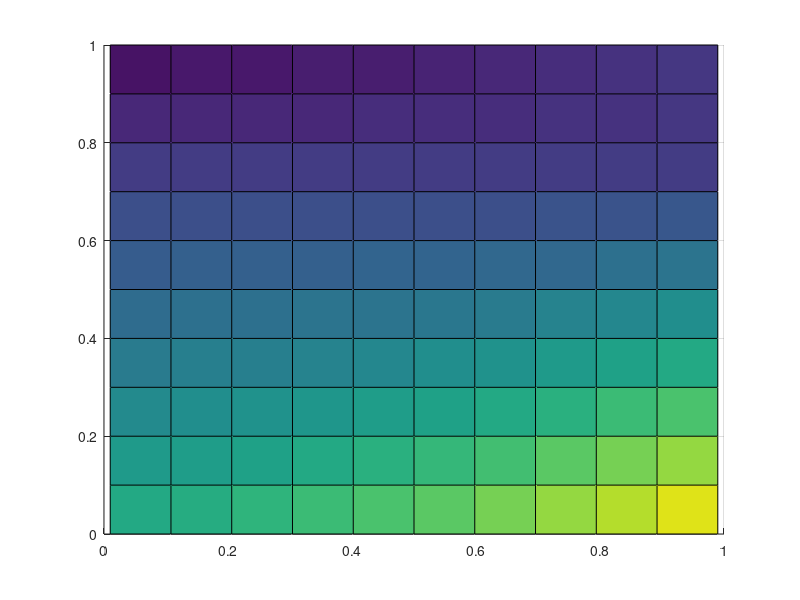
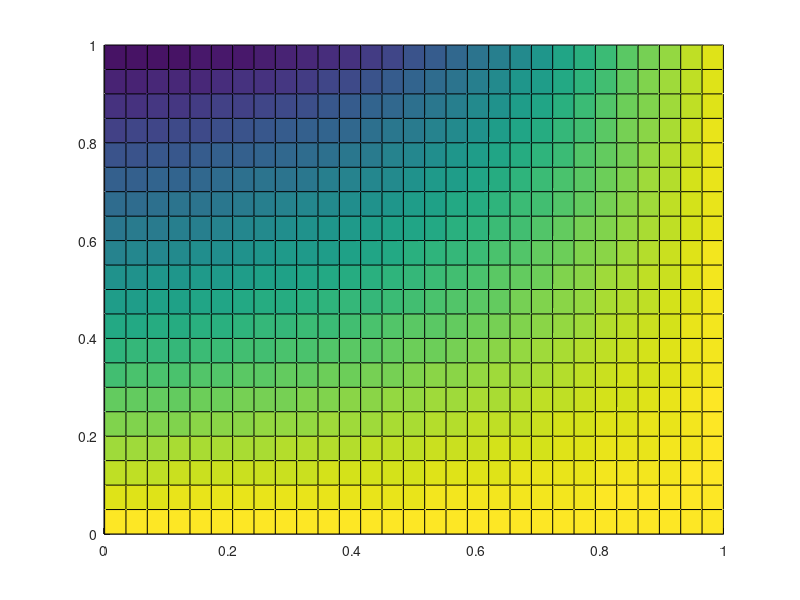

The MATLAB source for these figures, in order:
% Fig 3a
clear all
clc
sigma_n_s=linspace(0,1,11);
theta_s=linspace(0.01,0.99,11);

gammat=.5;
gammaq=.9;
lambda =.2;
sigma_v =.5;
pq=0.2;
beta=0.02;
v=0.5;


M=length(theta_s);
L=length(sigma_n_s);



for i=1:M
    for j=1:L
        theta=theta_s(i);
        sigma_n=sigma_n_s(j);
        xi=(1-pq).*(1-sigma_n).*(theta+(1-theta).*(1-v))+(1-gammat).*(1-pq.*(1-gammaq)).*(1-sigma_v).*(theta+(1-theta).*v);
        u(i,j)=max(lambda.*xi-beta+lambda.*sqrt(xi.^2-4*theta.*(1-gammat).*(1-pq).*(1-pq.*(1-gammaq)).*(1-sigma_n).*(1-sigma_v)),0);
    end
end

figure
surf(theta_s,sigma_n_s, u')
view(0,90);




% Fig 3b
clear all
clc
v_s=0:0.05:1;
theta_s=linspace(0.001,0.999,30);

gammat=.5;
gammaq=.9;
lambda =.2;
sigma_v =.5;
sigma_n=0.2;
pq=0.2;
beta=0.02;
v=0.5;


M=length(theta_s);
L=length(v_s);



for i=1:M
    for j=1:L
        theta=theta_s(i);
        v=v_s(j);
        xi=(1-pq).*(1-sigma_n).*(theta+(1-theta).*(1-v))+(1-gammat).*(1-pq.*(1-gammaq)).*(1-sigma_v).*(theta+(1-theta).*v);
        u(i,j)=max(lambda.*xi-beta+lambda.*sqrt(xi.^2-4*theta.*(1-gammat).*(1-pq).*(1-pq.*(1-gammaq)).*(1-sigma_n).*(1-sigma_v)),0);
    end
end

figure
surf(theta_s,v_s, u')
view(0,90);
